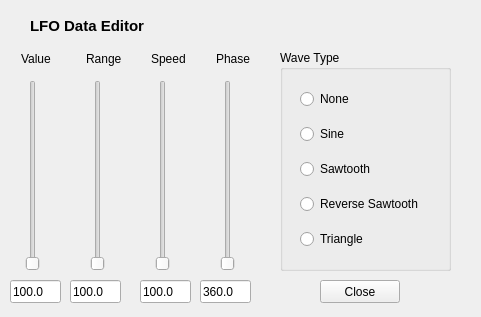
<?xml version="1.0" encoding="UTF-8"?>
<ui version="4.0">
 <class>qlfoframe</class>
 <widget class="QFrame" name="qlfoframe">
  <property name="geometry">
   <rect>
    <x>0</x>
    <y>0</y>
    <width>481</width>
    <height>317</height>
   </rect>
  </property>
  <property name="windowTitle">
   <string>Frame</string>
  </property>
  <widget class="QWidget" name="horizontalLayoutWidget">
   <property name="geometry">
    <rect>
     <x>30</x>
     <y>10</y>
     <width>421</width>
     <height>31</height>
    </rect>
   </property>
   <layout class="QHBoxLayout" name="horizontalLayout">
    <item>
     <widget class="QLabel" name="m_lfo_main_label">
      <property name="font">
       <font>
        <pointsize>11</pointsize>
        <weight>75</weight>
        <bold>true</bold>
       </font>
      </property>
      <property name="text">
       <string>LFO Data Editor</string>
      </property>
     </widget>
    </item>
   </layout>
  </widget>
  <widget class="QLineEdit" name="m_value_text">
   <property name="geometry">
    <rect>
     <x>10</x>
     <y>280</y>
     <width>51</width>
     <height>23</height>
    </rect>
   </property>
   <property name="text">
    <string>100.0</string>
   </property>
  </widget>
  <widget class="QLineEdit" name="m_range_text">
   <property name="geometry">
    <rect>
     <x>70</x>
     <y>280</y>
     <width>51</width>
     <height>23</height>
    </rect>
   </property>
   <property name="text">
    <string>100.0</string>
   </property>
  </widget>
  <widget class="QLineEdit" name="m_speed_text">
   <property name="geometry">
    <rect>
     <x>140</x>
     <y>280</y>
     <width>51</width>
     <height>23</height>
    </rect>
   </property>
   <property name="text">
    <string>100.0</string>
   </property>
  </widget>
  <widget class="QLineEdit" name="m_phase_text">
   <property name="geometry">
    <rect>
     <x>200</x>
     <y>280</y>
     <width>51</width>
     <height>23</height>
    </rect>
   </property>
   <property name="text">
    <string>360.0</string>
   </property>
  </widget>
  <widget class="QPushButton" name="m_button_close">
   <property name="geometry">
    <rect>
     <x>320</x>
     <y>280</y>
     <width>80</width>
     <height>23</height>
    </rect>
   </property>
   <property name="text">
    <string>Close</string>
   </property>
  </widget>
  <widget class="QSlider" name="m_value_slider">
   <property name="geometry">
    <rect>
     <x>25</x>
     <y>80</y>
     <width>16</width>
     <height>191</height>
    </rect>
   </property>
   <property name="orientation">
    <enum>Qt::Vertical</enum>
   </property>
  </widget>
  <widget class="QSlider" name="m_phase_slider">
   <property name="geometry">
    <rect>
     <x>220</x>
     <y>80</y>
     <width>16</width>
     <height>191</height>
    </rect>
   </property>
   <property name="orientation">
    <enum>Qt::Vertical</enum>
   </property>
  </widget>
  <widget class="QSlider" name="m_range_slider">
   <property name="geometry">
    <rect>
     <x>90</x>
     <y>80</y>
     <width>16</width>
     <height>191</height>
    </rect>
   </property>
   <property name="orientation">
    <enum>Qt::Vertical</enum>
   </property>
  </widget>
  <widget class="QGroupBox" name="m_wave_type_group">
   <property name="geometry">
    <rect>
     <x>280</x>
     <y>50</y>
     <width>171</width>
     <height>221</height>
    </rect>
   </property>
   <property name="title">
    <string>Wave Type</string>
   </property>
   <widget class="QWidget" name="layoutWidget">
    <property name="geometry">
     <rect>
      <x>20</x>
      <y>30</y>
      <width>136</width>
      <height>181</height>
     </rect>
    </property>
    <layout class="QVBoxLayout" name="m_wave_layout">
     <item>
      <widget class="QRadioButton" name="m_radio_wave_none">
       <property name="text">
        <string>None</string>
       </property>
      </widget>
     </item>
     <item>
      <widget class="QRadioButton" name="m_radio_wave_sine">
       <property name="text">
        <string>Sine</string>
       </property>
      </widget>
     </item>
     <item>
      <widget class="QRadioButton" name="m_radio_wave_saw">
       <property name="text">
        <string>Sawtooth</string>
       </property>
      </widget>
     </item>
     <item>
      <widget class="QRadioButton" name="m_radio_wave_revsaw">
       <property name="text">
        <string>Reverse Sawtooth</string>
       </property>
      </widget>
     </item>
     <item>
      <widget class="QRadioButton" name="m_radio_wave_triangle">
       <property name="text">
        <string>Triangle</string>
       </property>
      </widget>
     </item>
    </layout>
   </widget>
  </widget>
  <widget class="QLabel" name="m_phase_label">
   <property name="geometry">
    <rect>
     <x>216</x>
     <y>51</y>
     <width>59</width>
     <height>16</height>
    </rect>
   </property>
   <property name="text">
    <string>Phase</string>
   </property>
  </widget>
  <widget class="QLabel" name="m_speed_label">
   <property name="geometry">
    <rect>
     <x>151</x>
     <y>51</y>
     <width>59</width>
     <height>16</height>
    </rect>
   </property>
   <property name="text">
    <string>Speed</string>
   </property>
  </widget>
  <widget class="QSlider" name="m_speed_slider">
   <property name="geometry">
    <rect>
     <x>155</x>
     <y>80</y>
     <width>16</width>
     <height>191</height>
    </rect>
   </property>
   <property name="orientation">
    <enum>Qt::Vertical</enum>
   </property>
  </widget>
  <widget class="QLabel" name="m_value_label">
   <property name="geometry">
    <rect>
     <x>21</x>
     <y>51</y>
     <width>59</width>
     <height>16</height>
    </rect>
   </property>
   <property name="text">
    <string>Value</string>
   </property>
  </widget>
  <widget class="QLabel" name="m_range_label">
   <property name="geometry">
    <rect>
     <x>86</x>
     <y>51</y>
     <width>59</width>
     <height>16</height>
    </rect>
   </property>
   <property name="text">
    <string>Range</string>
   </property>
  </widget>
 </widget>
 <resources/>
 <connections/>
</ui>
